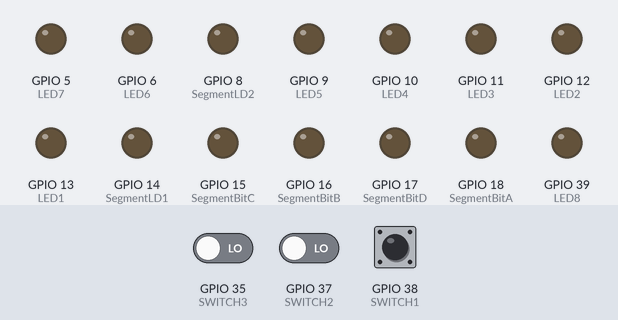
This program was run on a simulated ESP32-S2. On the bench: output pins drawn as LEDs (lit = HIGH). Dashed ring = blinking. Inputs (shaded band) come from the test bench; at power-on: GPIO 35 (SWITCH3) LOW, GPIO 37 (SWITCH2) LOW, GPIO 38 (SWITCH1) LOW.

Above: at 1.2 s.
1.3 s: GPIO 35 (SWITCH3) driven HIGH and GPIO 37 (SWITCH2) driven HIGH
At 1.85 s:
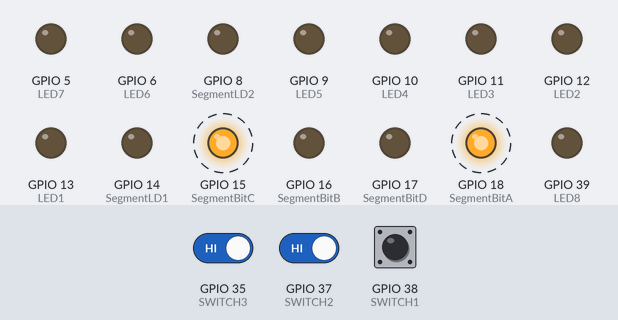
4.3 s: GPIO 38 (SWITCH1) pulled HIGH for 3.2 s
At 5.4 s:
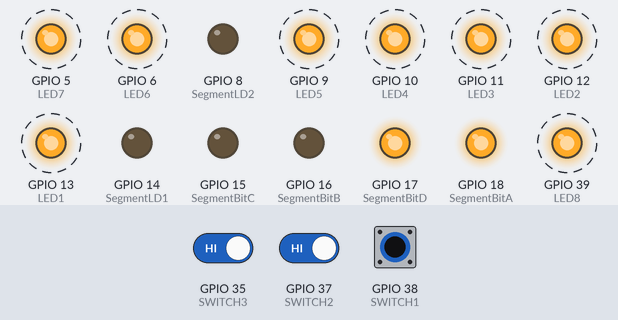
9.0 s: GPIO 35 (SWITCH3) driven LOW
At 9.8 s:
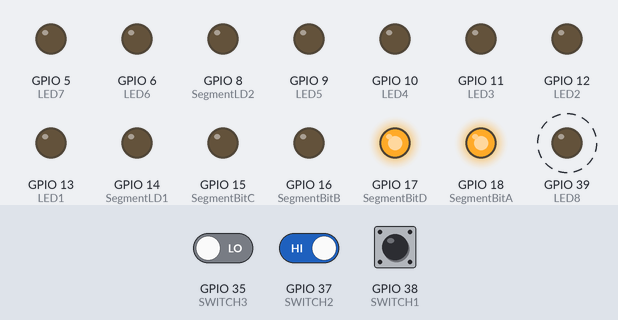
10.5 s: GPIO 35 (SWITCH3) driven HIGH
At 11.25 s:
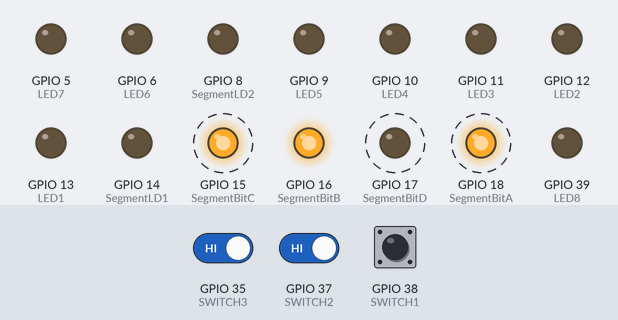
13.5 s: GPIO 37 (SWITCH2) driven LOW
At 13.5 s:
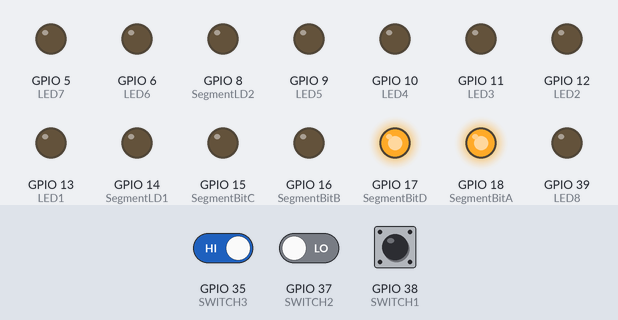
15.0 s: GPIO 38 (SWITCH1) pulled HIGH for 0.15 s
At 16.0 s:
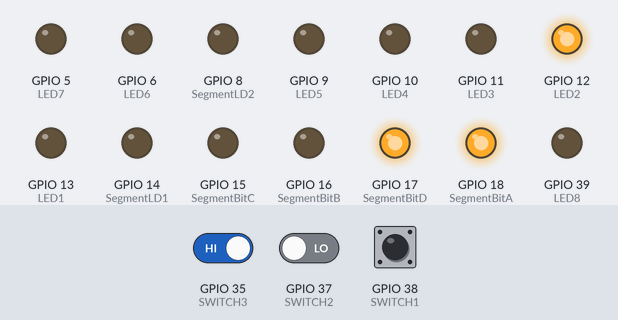
Timing chart, 0 to 17.6 s (numbered marks = the images above; inputs shaded):
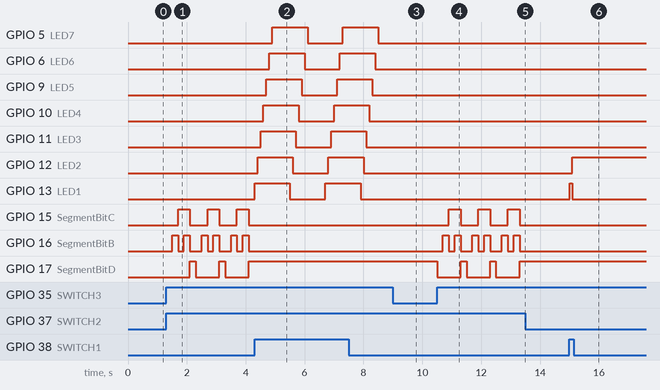

The program:

main.cpp
```cpp
#include <Arduino.h>
#include <mxnFeatherBoard.h>


uint8_t   state         = 0;
uint16_t  numberDisplay = 0;
uint8_t   ledPoint        = 1;
bool      ledPointDirection = 0;

void showLEDBar();
void showKnightRider();
void switchToLed();
void printNumber(uint16_t numberToPrint);

void setup() {
  // sets the digital pins for LED's as output
  pinMode(LED1, OUTPUT);
  pinMode(LED2, OUTPUT);
  pinMode(LED3, OUTPUT);
  pinMode(LED4, OUTPUT);
  pinMode(LED5, OUTPUT);
  pinMode(LED6, OUTPUT);
  pinMode(LED7, OUTPUT);
  pinMode(LED8, OUTPUT);

  // sets the digital pins for switch's as input
  pinMode(SWITCH1, INPUT);
  pinMode(SWITCH2, INPUT);
  pinMode(SWITCH3, INPUT);

  // sets the digital pins for 7-Segment Display's as output
  pinMode(SegmentBitA, OUTPUT);
  pinMode(SegmentBitB, OUTPUT);
  pinMode(SegmentBitC, OUTPUT);
  pinMode(SegmentBitD, OUTPUT);
  pinMode(SegmentLD1, OUTPUT);    // read enable for 10er
  pinMode(SegmentLD2, OUTPUT);    // read enable for 1er
  pinMode(SegmentCC, OUTPUT);     // enapble the power for 7-Segment Display

  // sets the digital pin for the Power of 7-Segment Display ON
  digitalWrite(SegmentCC, HIGH);

}

void loop() {

  //switchToLed();

  //check the state of switches
  state = !digitalRead(SWITCH1) + (!digitalRead(SWITCH2) * 2) +  (!digitalRead(SWITCH3) * 4);


  switch(state){
    case 0:
      showLEDBar();
      break;
    case 1:
      printNumber(numberDisplay);
      delay(100);
      if(numberDisplay <99){
        numberDisplay++;
      }else{
        numberDisplay = 0;
      }
      break;
    case 2:
      showKnightRider();
      break;
  }

}

void showLEDBar(){
  digitalWrite(LED1, HIGH); // sets the LED1 on
  delay(100);            // waits for 0.1s
  digitalWrite(LED2, HIGH);
  delay(100);
  digitalWrite(LED3, HIGH);
  delay(100);
  digitalWrite(LED4, HIGH);
  delay(100);
  digitalWrite(LED5, HIGH);
  delay(100);
  digitalWrite(LED6, HIGH);
  delay(100);
  digitalWrite(LED7, HIGH);
  delay(100);
  digitalWrite(LED8, HIGH);

  delay(500);            // waits for a half second

  digitalWrite(LED1, LOW);
  delay(100);
  digitalWrite(LED2, LOW);
  delay(100);
  digitalWrite(LED3, LOW);
  delay(100);
  digitalWrite(LED4, LOW);
  delay(100);
  digitalWrite(LED5, LOW);
  delay(100);
  digitalWrite(LED6, LOW);
  delay(100);
  digitalWrite(LED7, LOW);
  delay(100);
  digitalWrite(LED8, LOW);

  delay(500);            // waits for a half second
}

void showKnightRider(){
  digitalWrite(LED1, (ledPoint & BIT0));
  digitalWrite(LED2, (ledPoint & BIT1));
  digitalWrite(LED3, (ledPoint & BIT2));
  digitalWrite(LED4, (ledPoint & BIT3));
  digitalWrite(LED5, (ledPoint & BIT4));
  digitalWrite(LED6, (ledPoint & BIT5));
  digitalWrite(LED7, (ledPoint & BIT6));
  digitalWrite(LED8, (ledPoint & BIT7));

  if(ledPoint == 0b10000000){
    ledPointDirection = 0;
  }else if(ledPoint == 0b00000001){
    ledPointDirection = 1;
  }

  if(ledPointDirection){
    ledPoint = ledPoint << 1;
  }else{
    ledPoint = ledPoint >> 1;
  }
  delay(100);
}

void switchToLed(){
  if(digitalRead(SWITCH1)==1){
    digitalWrite(LED1, HIGH);
  }else{
    digitalWrite(LED1, LOW);
  }
  if(digitalRead(SWITCH2)==1){
    digitalWrite(LED2, HIGH);
  }else{
    digitalWrite(LED2, LOW);
  }
  if(digitalRead(SWITCH3)==1){
    digitalWrite(LED3, HIGH);
  }else{
    digitalWrite(LED3, LOW);
  }
}


void printNumber(uint16_t numberToPrint){
  uint16_t numberToPrint10er = numberToPrint / 10;
  uint16_t numberToPrint1er = numberToPrint % 10;
  digitalWrite(SegmentLD1, HIGH);
  digitalWrite(SegmentBitA, (numberToPrint10er & BIT0));
  digitalWrite(SegmentBitB, (numberToPrint10er & BIT1));
  digitalWrite(SegmentBitC, (numberToPrint10er & BIT2));
  digitalWrite(SegmentBitD, (numberToPrint10er & BIT3));
  digitalWrite(SegmentLD1, LOW);

  digitalWrite(SegmentLD2, HIGH);
  digitalWrite(SegmentBitA, (numberToPrint1er & BIT0));
  digitalWrite(SegmentBitB, (numberToPrint1er & BIT1));
  digitalWrite(SegmentBitC, (numberToPrint1er & BIT2));
  digitalWrite(SegmentBitD, (numberToPrint1er & BIT3));
  digitalWrite(SegmentLD2, LOW);
}
```

mxnFeatherBoard.h
```cpp
//Definitionen zum maxon Berufsbildung Feather Programmierboard
#define LED1        13
#define LED2        12
#define LED3        11
#define LED4        10
#define LED5        9
#define LED6        6
#define LED7        5
#define LED8        39

#define SWITCH1        38
#define SWITCH2        37
#define SWITCH3        35

#define SegmentBitA     18
#define SegmentBitB     16
#define SegmentBitC     15
#define SegmentBitD     17
#define SegmentLD1      14
#define SegmentLD2      8
#define SegmentCC       36

int LEDs[8] = {LED1, LED2, LED3, LED4, LED5, LED6, LED7, LED8};
```

Measured:
- after the input at 1.3 s, GPIO 15 (SegmentBitC): alternates HIGH for 0.40 s and LOW for 0.60 s, starting after 0.40 s; GPIO 16 (SegmentBitB): LOW → HIGH after 0.20 s, then repeats every 1.0 s: LOW 0.20 s, HIGH 0.20 s, LOW 0.40 s, HIGH 0.20 s
- after the input at 4.3 s, GPIO 5 (LED7): alternates HIGH for 1.2 s and LOW for 1.2 s, starting after 0.60 s; GPIO 6 (LED6): alternates HIGH for 1.2 s and LOW for 1.2 s, starting after 0.50 s
- after the input at 9.0 s, GPIO 15 (SegmentBitC): stays LOW (without the input it goes to HIGH after 0.50 s); GPIO 16 (SegmentBitB): stops changing and stays LOW; GPIO 17 (SegmentBitD): stays HIGH (without the input it goes to LOW after 0.10 s); GPIO 18 (SegmentBitA): stops changing and stays HIGH
- after the input at 10.5 s, GPIO 15 (SegmentBitC): alternates HIGH for 0.40 s and LOW for 0.60 s, starting after 0.40 s; GPIO 16 (SegmentBitB): LOW → HIGH after 0.20 s, then repeats every 1.0 s: LOW 0.20 s, HIGH 0.20 s, LOW 0.40 s, HIGH 0.20 s
- after the input at 13.5 s, GPIO 15 (SegmentBitC): stays LOW (without the input it goes to HIGH after 0.40 s); GPIO 16 (SegmentBitB): stops changing and stays LOW; GPIO 17 (SegmentBitD): stays HIGH (without the input it goes to LOW after 0.00 s); GPIO 18 (SegmentBitA): stops changing and stays HIGH
- after the input at 15.0 s, GPIO 12 (LED2): LOW → HIGH after 0.10 s; GPIO 13 (LED1): LOW → HIGH at once, → LOW 0.10 s later
